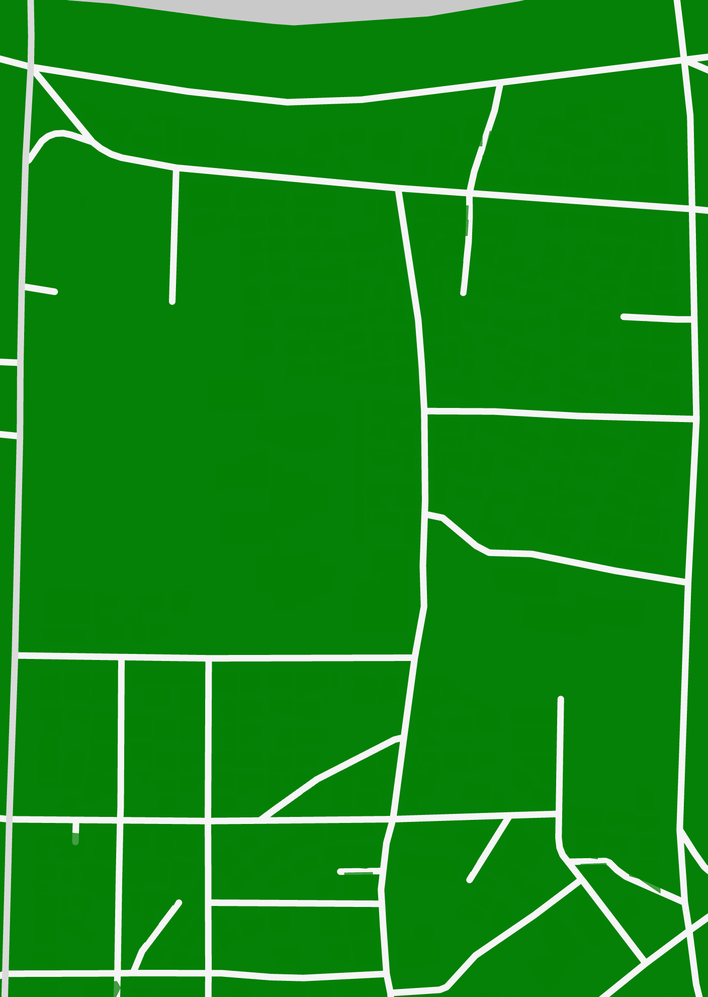
#> input picture roadNetwork/sample5.png, 708 x 997 px, shrunk from 1408 x 1982 before the run
$ python __init__.py
#> lines starting #> are read from the running program, lines starting #| are printed output that depends on the picture; after the words box and inside, x2 and y2 are one past the last pixel; in counts of white or black regions, pixels touching at a corner belong together
import cv2
import json

def detect_circles(image_path):
    # 이미지 불러오기
    image = cv2.imread(image_path)

    # 그레이스케일 변환
    gray = cv2.cvtColor(image, cv2.COLOR_BGR2GRAY)

    # 가우시안 블러 적용
    blurred = cv2.GaussianBlur(gray, (5, 5), 0)

    # 이진화
    ret, binary = cv2.threshold(blurred, 117, 255, cv2.THRESH_BINARY)

    # 엣지 검출
    edges = cv2.Canny(binary, threshold1=10, threshold2=20)

    # 원 검출
    circles = cv2.HoughCircles(edges, cv2.HOUGH_GRADIENT, 1, 60, param1=10, param2=3, minRadius=2, maxRadius=15)

    return circles

# Node(원) 리스트 저장
def extract_circle_centers(image, circles):
    all_circle = []

    # 감지된 원의 정보에서 원의 중심 좌표를 추출하여 정수형으로 변환한 후 리스트에 추가
    for i in range(len(circles[0])):
        center_x = int(circles[0][i][0])
        center_y = int(circles[0][i][1])
        r = int(circles[0][i][2])
        tmp = [center_x, center_y]
        all_circle.append(tmp)
        cv2.circle(image, (center_x, center_y), r, (255, 0, 0), 2)

    return all_circle

# 간선 검출: 이미지 위에 하얀색이 포함되어 있는지 확인하는 함수
def has_white(image, x1, y1, x2, y2):
    # 간선의 시작점과 끝점을 이용하여 직선을 그리고, 직선 상에 흰색 픽셀이 있는지 확인합니다.
    points = cv2.line(image.copy(), (x1, y1), (x2, y2), (255, 255, 255), 1)
    return cv2.countNonZero(cv2.cvtColor(points, cv2.COLOR_BGR2GRAY)) > 0

# 간선 검출: 간선 저장 함수
def get_edges(image, all_circle):
    edges_list = {}

    for i in range(len(all_circle)):
        for j in range(i+1, len(all_circle)):
            # 간선의 시작점과 끝점 좌표
            x1, y1 = all_circle[i][0], all_circle[i][1]
            x2, y2 = all_circle[j][0], all_circle[j][1]

            # 두 원의 중심 사이의 거리 계산
            distance = round(((x1 - x2) ** 2 + (y1 - y2) ** 2) ** 0.5, 2)

            # 이미지 위에 하얀색을 포함하는지 확인
            # 인접한 원인지 확인하고, 일정 범위 내에 있다면 간선 생성
            if distance <= 130 and has_white(image, x1, y1, x2, y2):
                # 간선 리스트 저장
                if i not in edges_list:
                    edges_list[i] = []
                if j not in edges_list:
                    edges_list[j] = []
                edges_list[i].append([j, distance])
                edges_list[j].append([i, distance])
                cv2.line(image, (x1, y1), (x2, y2), (255, 0, 0), 3)

    return edges_list


image_path = 'sample5.png'
image = cv2.imread(image_path)
#> image is the input picture: shape (997, 708, 3); mean B, G, R 26.5, 138.7, 25
circles = detect_circles(image_path)
#> in detect_circles, `gray = cv2.cvtColor(image, cv2.COLOR_BGR2GRAY)`:
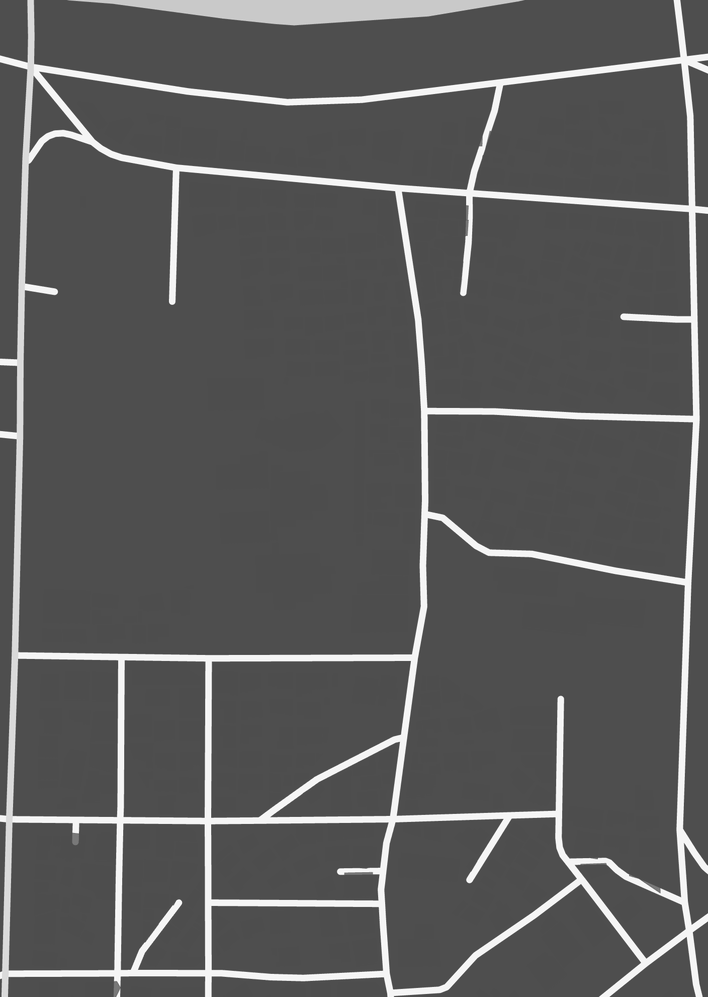
#> gray: shape (997, 708); min 65, max 255, mean 92
#> in detect_circles, `ret, binary = cv2.threshold(blurred, 117, 255, cv2.THRESH_BINARY)`:
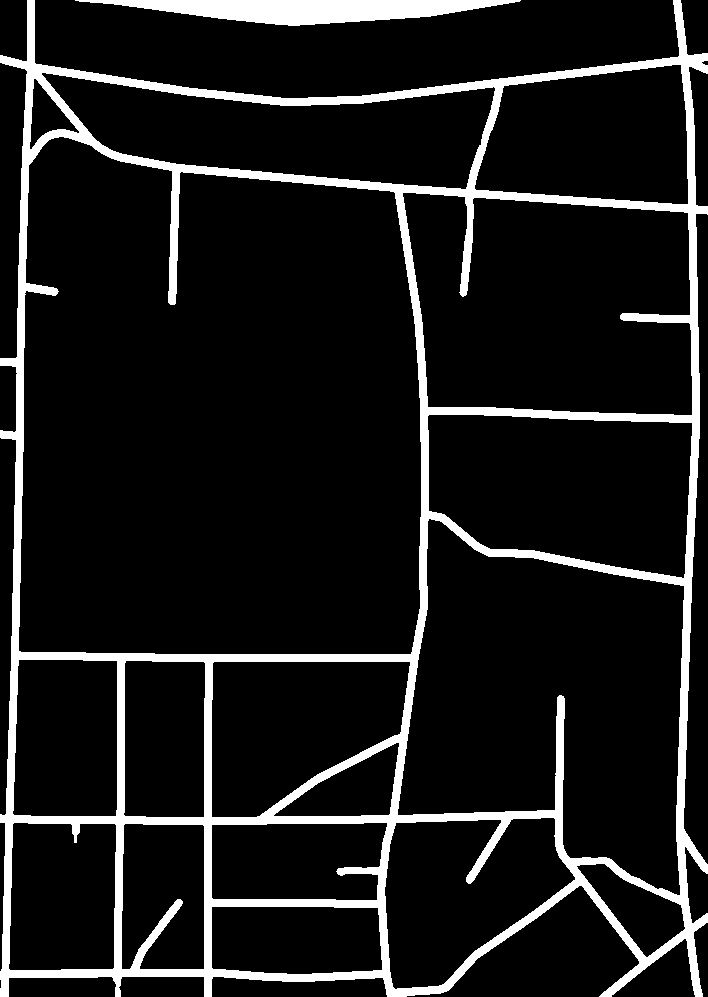
#> binary: shape (997, 708); 10.7% white; 2 white regions, box (x1, y1, x2, y2) and area: (0, 0, 708, 997) 69133, (75, 0, 521, 26) 6742
#> in detect_circles, `edges = cv2.Canny(binary, threshold1=10, threshold2=20)`:
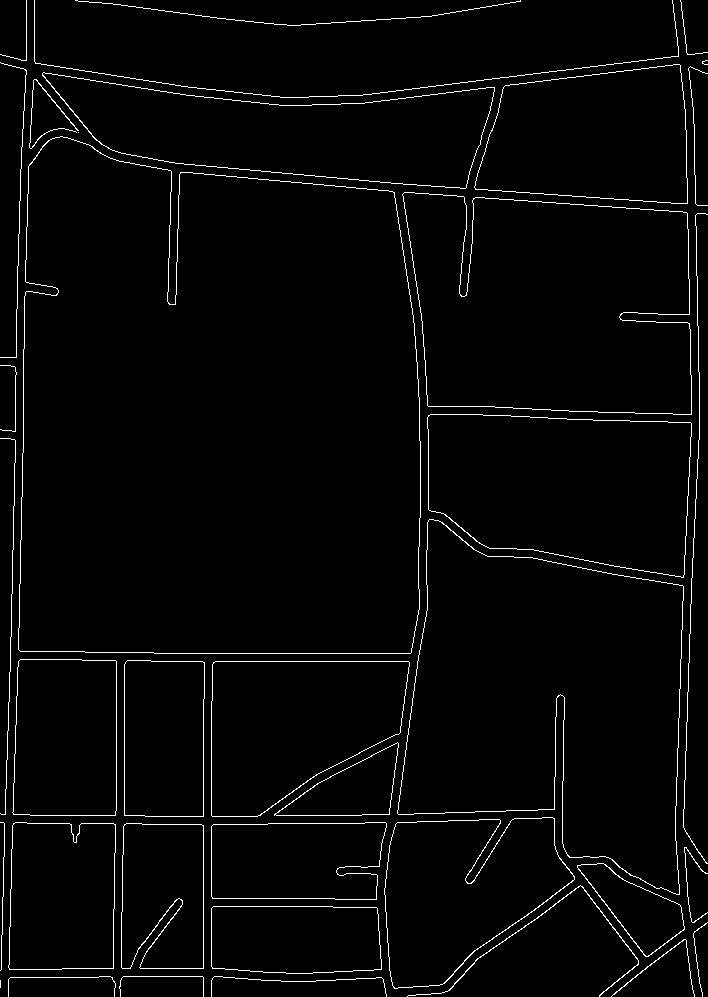
#> edges: shape (997, 708); 2.4% white in thin lines or dots
#> in detect_circles, `circles = cv2.HoughCircles(edges, cv2.HOUGH_GRADIENT, 1, 60, param1=10..`: circles = 88 rows, first 8: [690.5, 40.5, 14.4], [22.5, 832.5, 11.8], [133.5, 833.5, 11.8], [437.5, 424.5, 11.8], [363.5, 880.5, 14.4], [479.5, 210.5, 14.4], [18.5, 987.5, 11.8], [28.5, 640.5, 11.8]

all_circle = extract_circle_centers(image, circles)
#> the loop in extract_circle_centers, `for i in range(len(circles[0])):` made 88 passes
#> (center_x, center_y, r) on passes 1 to 12: (690, 40, 14), (22, 832, 11), (133, 833, 11), (437, 424, 11), (363, 880, 14), (479, 210, 14), (18, 987, 11), (28, 640, 11), (221, 834, 11), (221, 916, 11), (222, 671, 11), (679, 332, 11)
#> after the loop in extract_circle_centers, `for i in range(len(circles[0])):`:
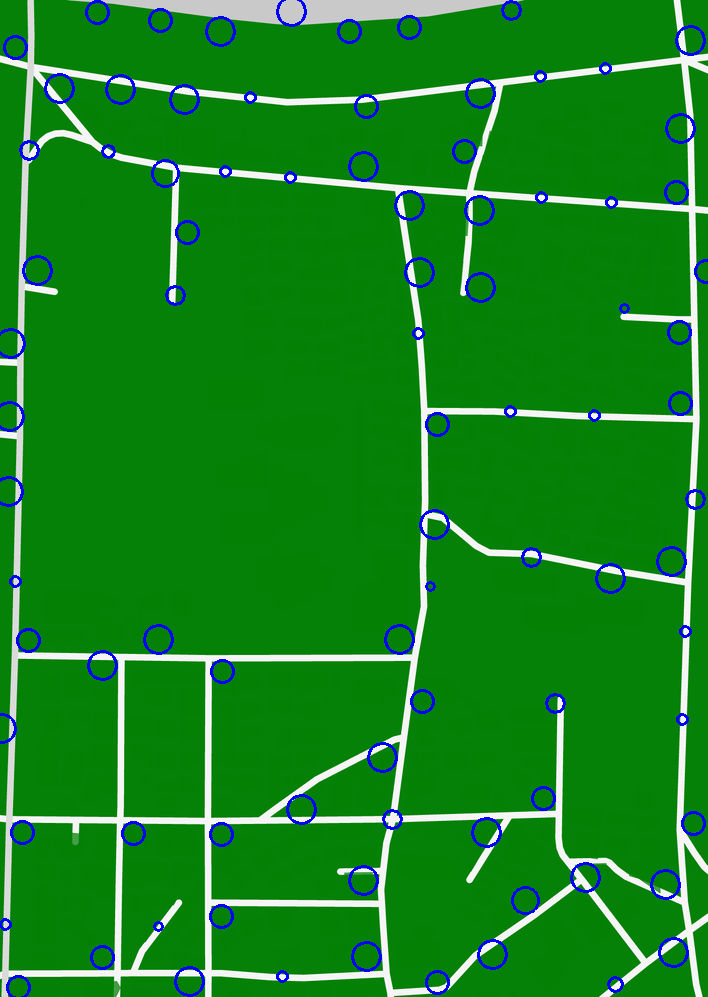
#> image: shape (997, 708, 3); mean B, G, R 31.1, 135, 23.5
#> after the loop in extract_circle_centers, `for i in range(len(circles[0])):`: all_circle = 88 pairs, first value 1 to 706, second value 10 to 987
edges_list = get_edges(image, all_circle)
#> the loop in get_edges, `for i in range(len(all_circle)):` made 88 passes
#> after the loop in get_edges, `for i in range(len(all_circle)):`:
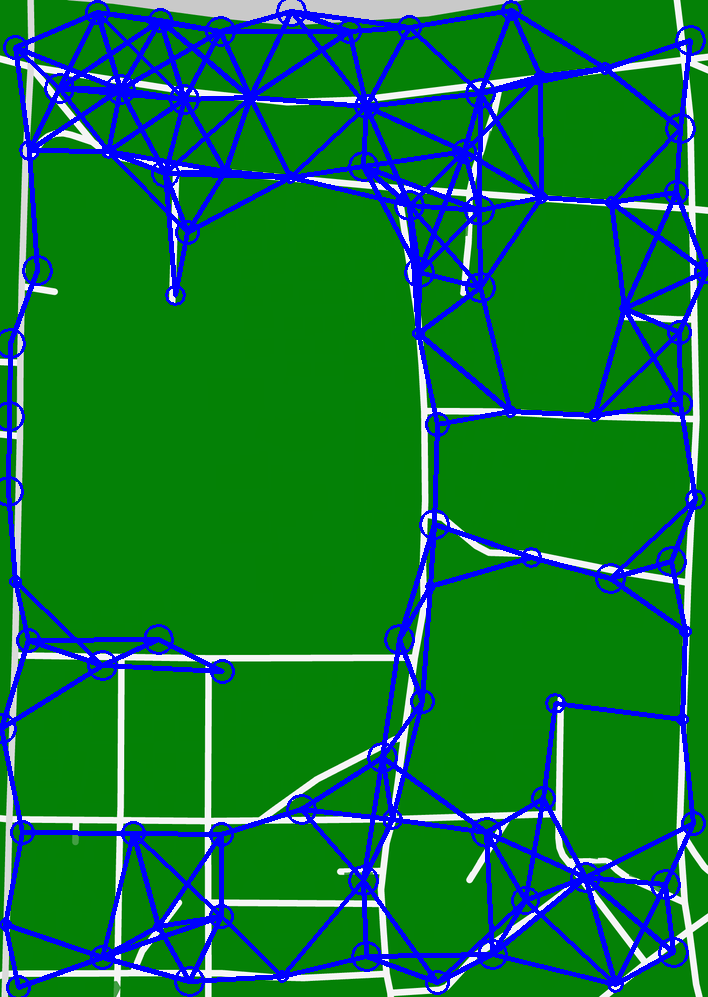
#> image: shape (997, 708, 3); 11.45% of pixels changed, all inside (x1, y1, x2, y2) = (0, 8, 708, 990)
#> after the loop in get_edges, `for i in range(len(all_circle)):`: edges_list = 88 items
#> edges_list = 88 items

# Node 저장
graph_data = {"nodes": all_circle,
              "edges": edges_list}
print(graph_data)
#> (printed output is left out)

# 노드와 간선 정보를 JSON 파일로 저장
with open('edges_data.json', 'w') as json_file:
    json.dump(graph_data, json_file)

# 이미지 출력
cv2.imshow("Contours", image)
cv2.waitKey(0)
cv2.destroyAllWindows()
